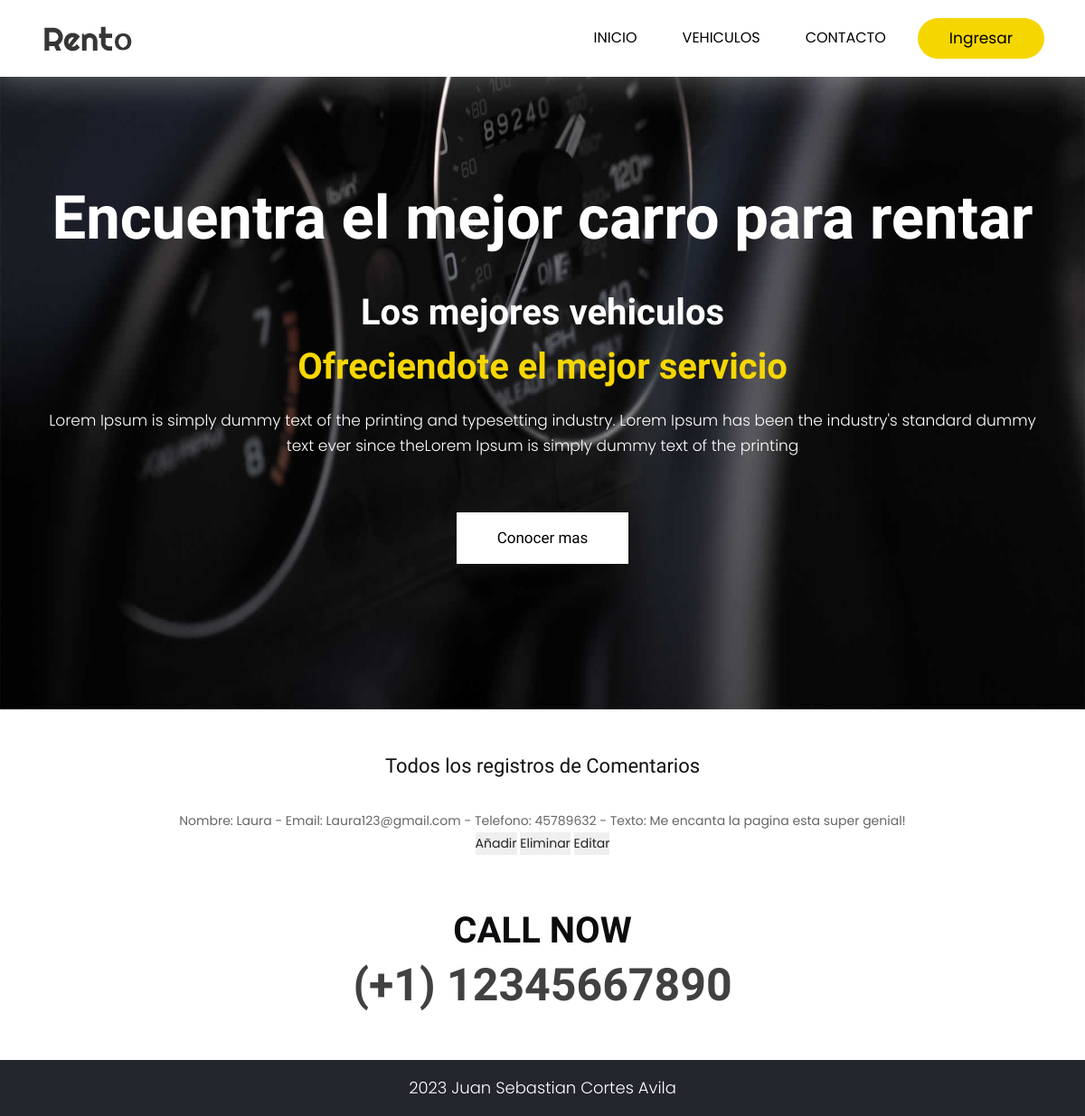
The page /AppFinal/administradorcomentario/ on the database as committed earlier.
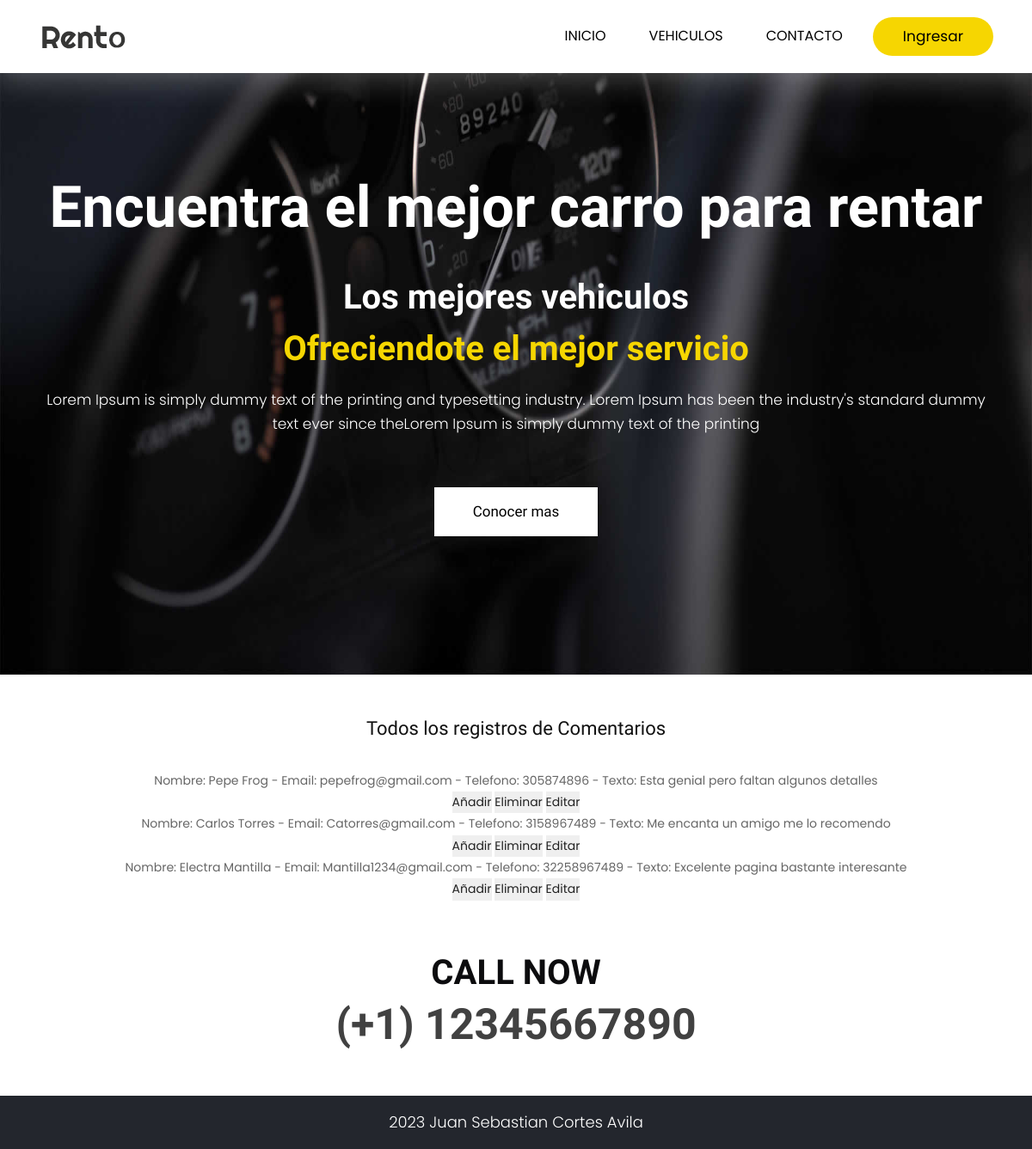
The same page on the database as committed later.
### AppFinal/models.py (models this page shows)
class Comentario(models.Model):
    nombre= models.CharField(max_length=40)
    email = models.EmailField()
    telefono = models.IntegerField()
    texto= models.CharField(max_length=100)
    def __str__(self):
        return f"Nombre: {self.nombre} - Email: {self.email} - Telefono: {self.telefono} - Texto: {self.texto}"

### AppFinal/views.py (the view)
# urls.py: path('administradorcomentario/', views.leerComentarios, name="admin_coment"),
def leerComentarios(request):
    texto = Comentario.objects.all()
    contexto = {"texto":texto}
    return render(request, "AppFinal/administrador_comentarios.html", contexto)

### AppFinal/templates/AppFinal/administrador_comentarios.html
{% extends "AppFinal/padre.html" %}
{% load static %}
{% block ContenidoCambiante %}
<br>
<br>
<center><div>
    <h2>Todos los registros de Comentarios</h2>
    <br>
{% for p in texto %}
    <li>{{p}}</li>
    <button>
        <a href="{% url 'Comentarios' %}">Añadir</a>
    </button>
    <button>
        <a href="{% url 'delete_coment' p.texto %}"> Eliminar </a>
    </button>
    <button>
        <a href="{% url 'edit_coment' p.texto %}"> Editar </a>
    </button>
{% endfor %}
{% endblock %}

Rows that differ between the two databases and show on the page:
removed Comentario: nombre+email+telefono "Nombre: Laura - Email: Laura123@gmail.com - Telefono: 45789632 - Texto: Me encanta la pagina esta super genial!"
added Comentario: nombre+email+telefono "Nombre: Pepe Frog - Email: pepefrog@gmail.com - Telefono: 305874896 - Texto: Esta genial pero faltan algunos detalles"
added Comentario: nombre+email+telefono "Nombre: Carlos Torres - Email: Catorres@gmail.com - Telefono: 3158967489 - Texto: Me encanta un amigo me lo recomendo"
added Comentario: nombre+email+telefono "Nombre: Electra Mantilla - Email: Mantilla1234@gmail.com - Telefono: 32258967489 - Texto: Excelente pagina bastante interesante"
